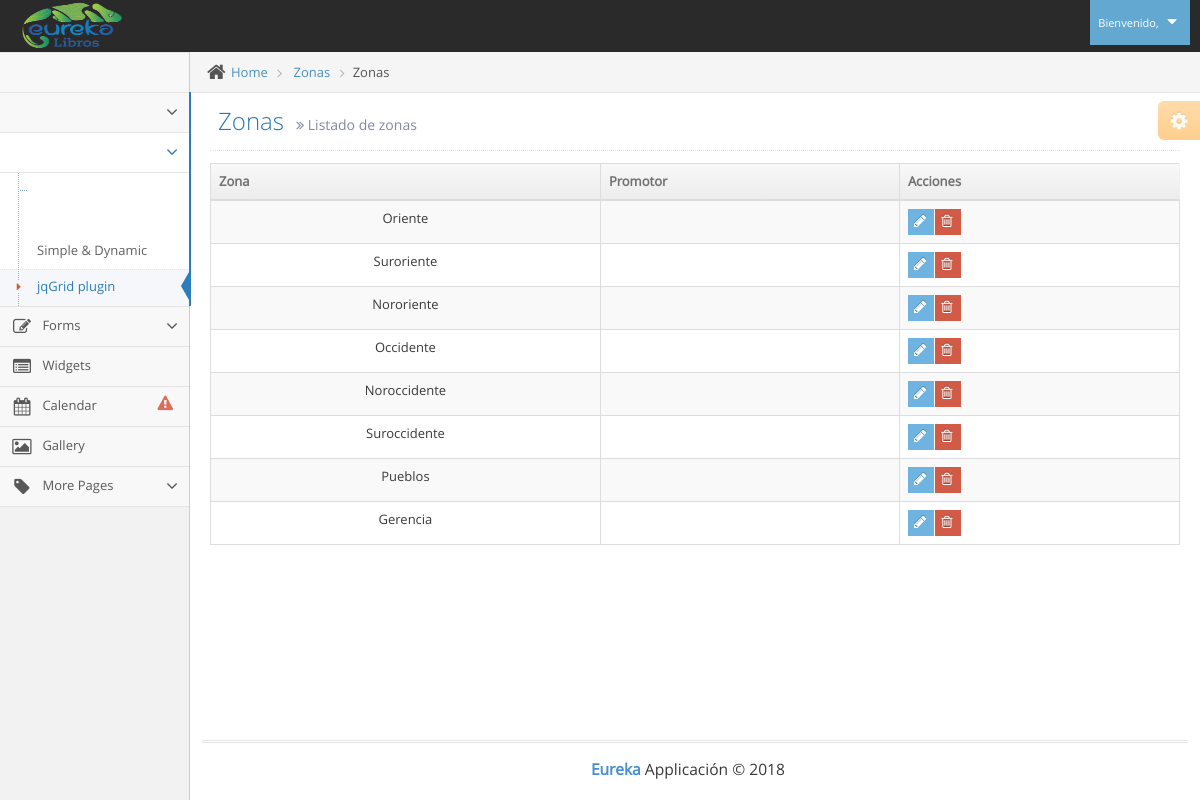
The page /ver_zonas.php on the database its author committed.
### tables this page shows
CREATE TABLE IF NOT EXISTS `zonas` (
`id` int(11) NOT NULL,
  `codigo` varchar(8) NOT NULL,
  `zona` varchar(100) NOT NULL
);

### ver_zonas.php (the view, shortened to what this page needs)
<!DOCTYPE html>
<html lang="en">
	<head>
		<link rel="stylesheet" href="assets/css/bootstrap.min.css" />
		<link rel="stylesheet" href="assets/font-awesome/4.5.0/css/font-awesome.min.css" />
		<link rel="stylesheet" href="assets/css/jquery-ui.min.css" />
		<link rel="stylesheet" href="assets/css/bootstrap-datepicker3.min.css" />
		<link href="assets/js/dataTables/dataTables.bootstrap.css" rel="stylesheet" />
		<link rel="stylesheet" href="assets/css/ace.min.css" class="ace-main-stylesheet" id="main-ace-style" />
		<link rel="stylesheet" href="assets/css/ace-skins.min.css" />
		<link rel="stylesheet" href="assets/css/ace-rtl.min.css" />
	</head>
	<body class="no-skin">
		<?php include("template/nav.php"); ?>
		<div class="main-container ace-save-state" id="main-container">
			<div id="sidebar" class="sidebar                  responsive                    ace-save-state">
				<?php include("template/sidebar.php"); ?>
				<ul class="nav nav-list">
					<li class="">
						<a href="index.html">
							<span class="menu-text"> Dashboard </span>
						</a>
					</li>
					<li class="">
						<a href="#" class="dropdown-toggle">
							<span class="menu-text">
							</span>
							<b class="arrow fa fa-angle-down"></b>
						</a>
					</li>
					<li class="active open">
						<a href="#" class="dropdown-toggle">
							<span class="menu-text"> Tables </span>
							<b class="arrow fa fa-angle-down"></b>
						</a>
						<ul class="submenu">
							<li class="">
								<a href="tables.html">
									Simple &amp; Dynamic
								</a>
							</li>
							<li class="active">
								<a href="jqgrid.html">
									<i class="menu-icon fa fa-caret-right"></i>
									jqGrid plugin
								</a>
							</li>
						</ul>
					</li>
					<li class="">
						<a href="#" class="dropdown-toggle">
							<i class="menu-icon fa fa-pencil-square-o"></i>
							<span class="menu-text"> Forms </span>
							<b class="arrow fa fa-angle-down"></b>
						</a>
					</li>
					<li class="">
						<a href="widgets.html">
							<i class="menu-icon fa fa-list-alt"></i>
							<span class="menu-text"> Widgets </span>
						</a>
					</li>
					<li class="">
						<a href="calendar.html">
							<i class="menu-icon fa fa-calendar"></i>
							<span class="menu-text">
								Calendar
								<span class="badge badge-transparent tooltip-error" title="2 Important Events">
									<i class="ace-icon fa fa-exclamation-triangle red bigger-130"></i>
								</span>
							</span>
						</a>
					</li>
					<li class="">
						<a href="gallery.html">
							<i class="menu-icon fa fa-picture-o"></i>
							<span class="menu-text"> Gallery </span>
						</a>
					</li>
					<li class="">
						<a href="#" class="dropdown-toggle">
							<i class="menu-icon fa fa-tag"></i>
							<span class="menu-text"> More Pages </span>
							<b class="arrow fa fa-angle-down"></b>
						</a>
			</div>
			<div class="main-content">
				<div class="main-content-inner">
					<div class="breadcrumbs ace-save-state" id="breadcrumbs">
						<ul class="breadcrumb">
							<li>
								<i class="ace-icon fa fa-home home-icon"></i>
								<a href="#">Home</a>
							</li>
							<li>
								<a href="#">Zonas</a>
							</li>
							<li class="active">Zonas</li>
						</ul>
					</div>
					<div class="page-content">
						<div class="ace-settings-container" id="ace-settings-container">
							<div class="btn btn-app btn-xs btn-warning ace-settings-btn" id="ace-settings-btn">
								<i class="ace-icon fa fa-cog bigger-130"></i>
							</div>
						</div>
						<div class="page-header">
							<h1>
								Zonas
								<small>
									<i class="ace-icon fa fa-angle-double-right"></i>
									Listado de zonas
								</small>
							</h1>
						</div>
						<div class="row">
							<div class="col-xs-12">
							<?php
                                include("conexion/bdd.php");
                                $sql = "SELECT id, codigo, zona FROM zonas";
								$req = $bdd->prepare($sql);
								$req->execute();
								$zonas = $req->fetchAll();
                            ?>
                            <div class="table-responsive">
                                <table class="table table-striped table-bordered table-hover" id="dataTables-example">
                                    <thead>
                                        <tr>
                                            <th>Zona</th>
                                            <th>Promotor</th>
                                            <th>Acciones</th>
                                        </tr>
                                    </thead>
                                    <tbody>
                                        <?php
                                        	foreach($zonas as $zona) {
                                        		$sql = "SELECT nombres, apellidos FROM usuarios WHERE tipo='2' AND id_zona='".$zona["id"]."'";
												$req = $bdd->prepare($sql);
												$req->execute();
												$promotor = $req->fetch();
												$nombre_c=$promotor["nombres"]." ".$promotor["apellidos"];
                                                echo'<tr class="odd gradeX">';
                                                echo'<td class="center">'.$zona["zona"].'</td>';
                                                echo'<td class="center">'.$nombre_c.'</td>';
                                                echo '<td>
														<div class="hidden-sm hidden-xs btn-group">
															<a class="btn btn-xs btn-info" href="zona.php?id_zona='.$zona["id"].'">
																<i class="ace-icon fa fa-pencil bigger-120"></i>
															</a>
															<button class="btn btn-xs btn-danger">
																<i class="ace-icon fa fa-trash-o bigger-120"></i>
															</button>
														</div>
														<div class="hidden-md hidden-lg">
															<div class="inline pos-rel">
																<button class="btn btn-minier btn-primary dropdown-toggle" data-toggle="dropdown" data-position="auto">
																	<i class="ace-icon fa fa-cog icon-only bigger-110"></i>
																</button>
																<ul class="dropdown-menu dropdown-only-icon dropdown-yellow dropdown-menu-right dropdown-caret dropdown-close">
																	<li>
																		<a href="zona.php?id_zona='.$zona["id"].'" class="tooltip-success" data-rel="tooltip" title="Edit">
																			<span class="green">
																				<i class="ace-icon fa fa-pencil-square-o bigger-120"></i>
																			</span>
																		</a>
																	</li>
																	<li>
																		<a href="#" class="tooltip-error" data-rel="tooltip" title="Delete">
																			<span class="red">
																				<i class="ace-icon fa fa-trash-o bigger-120"></i>
																			</span>
																		</a>
																	</li>
																</ul>
															</div>
														</div>
													</td>';
                                            }
                                         ?>
                                        </tr>
                                    </tbody>
                                </table>
                            </div>
							</div>
						</div>
					</div>
				</div>
			</div>
			<div class="footer">
				<div class="footer-inner">
					<div class="footer-content">
						<span class="bigger-120">
							<span class="blue bolder">Eureka</span>
							Applicación &copy; 2018
						</span>
					</div>
				</div>
			</div>
		</div>
	</body>
</html>

### rows shown on the page
zonas: zona "Oriente"
zonas: zona "Suroriente"
zonas: zona "Nororiente"
zonas: zona "Occidente"
zonas: zona "Noroccidente"
zonas: zona "Suroccidente"
zonas: zona "Pueblos"
zonas: zona "Gerencia"
